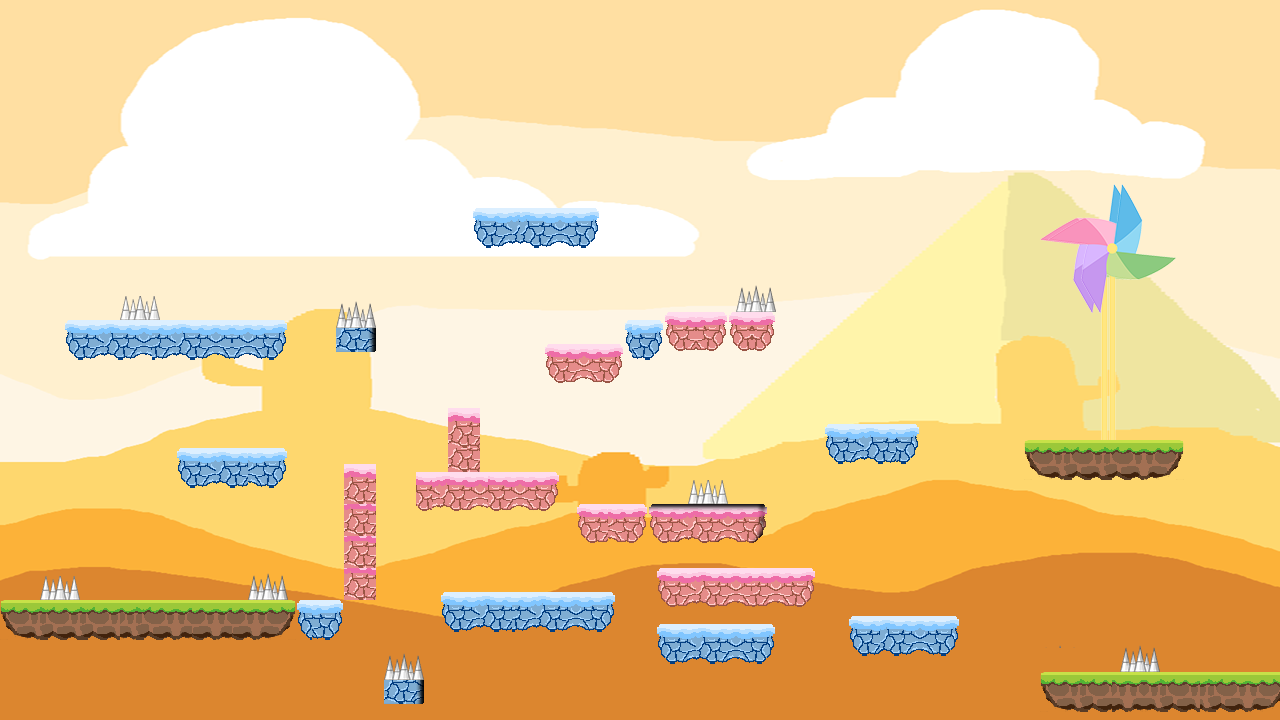

A 2D game scene composited from a Tiled map and its tileset images. What follows is a short description and the map's XML, with each tile layer's data collapsed to a summary:
An orthogonal 160x90 tile map with 8x8 px tiles, 3 tile layers (background, graphics_level3, flag), 6 tilesets and 33 objects.

<map version="1.0" tiledversion="1.0.3" orientation="orthogonal" renderorder="right-down" width="160" height="90" tilewidth="8" tileheight="8" nextobjectid="127">
 <tileset firstgid="1" source="flag.tsx" />
 <tileset firstgid="513" source="stage3.tsx" />
 <tileset firstgid="14913" source="block.tsx" />
 <tileset firstgid="17413" source="thorn_d.tsx" />
 <tileset firstgid="17438" source="ghost.tsx" />
 <tileset firstgid="19938" source="thorn.tsx" />
 <layer name="background" width="160" height="90">
  <data>[14400 cells, 14400 non-empty, 14400 distinct tile ids]</data>
 </layer>
 <layer name="graphics_level3" width="160" height="90">
  <data>[14400 cells, 2306 non-empty, 868 distinct tile ids]</data>
 </layer>
 <layer name="flag" width="160" height="90">
  <data>[14400 cells, 512 non-empty, 512 distinct tile ids]</data>
 </layer>
 <objectgroup name="groundOb">
  <object id="24" x="1023.5" y="440.5" width="33.5003" height="31" />
  <object id="43" x="-0.3335" y="9.16667" width="8.167" height="703.25" />
  <object id="45" x="1272.76" y="9.22348" width="8.167" height="701.917" />
  <object id="47" x="1160" y="441.5" width="19.0003" height="29" />
  <object id="41" x="-1.27289" y="-6.22727" width="1283.61" height="14.7273" />
  <object id="66" x="1040" y="672" width="232" height="40" />
  <object id="105" x="8.33333" y="600" width="287.667" height="40" />
 </objectgroup>
 <objectgroup name="pinkOb">
  <object id="8" x="345.5" y="464" width="31.3333" height="136" />
  <object id="26" x="448.667" y="409.333" width="30" height="63.3333" />
  <object id="27" x="542" y="344" width="82.3333" height="38.6667" />
  <object id="95" x="656" y="568" width="160" height="40" />
  <object id="98" x="576" y="504" width="72" height="40" />
  <object id="103" x="416.333" y="472" width="143.667" height="40" />
  <object id="104" x="664" y="312" width="64" height="40" />
 </objectgroup>
 <objectgroup name="blueOb">
  <object id="32" x="623.197" y="320.621" width="39.5" height="36.9545" />
  <object id="60" x="472" y="208" width="128" height="40" />
  <object id="62" x="824" y="424" width="96" height="40" />
  <object id="63" x="848" y="616" width="112" height="40" />
  <object id="70" x="656" y="624" width="120" height="40" />
  <object id="79" x="440" y="592" width="176" height="40" />
  <object id="84" x="296" y="600" width="48" height="40" />
  <object id="91" x="176" y="448" width="112" height="40" />
  <object id="94" x="64" y="320" width="224" height="40" />
 </objectgroup>
 <objectgroup name="flagOb">
  <object id="22" x="1057.66" y="441" width="99.8333" height="29.6667" />
 </objectgroup>
 <objectgroup name="game_over">
  <object id="40" x="-16.365" y="712.25" width="1294.73" height="32" />
 </objectgroup>
 <objectgroup name="thorn">
  <object id="112" x="728" y="312" width="16" height="8" />
  <object id="116" x="760" y="312" width="16" height="8" />
  <object id="117" x="743" y="303.667" width="17.6667" height="15.6667" />
  <object id="118" x="336" y="304" width="40" height="8" />
  <object id="119" x="383.958" y="656" width="39.9167" height="8" />
  <object id="122" x="1120" y="648" width="40" height="24" />
  <object id="123" x="232" y="600" width="16" />
  <object id="54" x="249.333" y="576" width="36.6667" height="24.6667" />
 </objectgroup>
</map>
